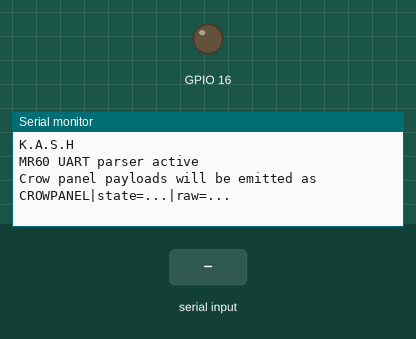
Recording of a program running on a simulated ESP32-C6. On the bench: output pins drawn as LEDs (lit = HIGH), the last lines printed to the serial monitor. The inputs (shaded band) are chosen by the test bench.

Above: at 1.2 s.
1.3 s: "90,45,200\n" received over the second serial link
At 2.4 s:
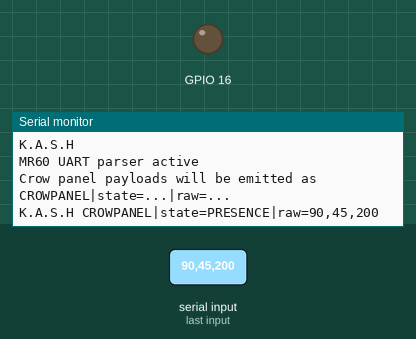
2.8 s: "90,45\n" received over the second serial link
At 3.5 s:
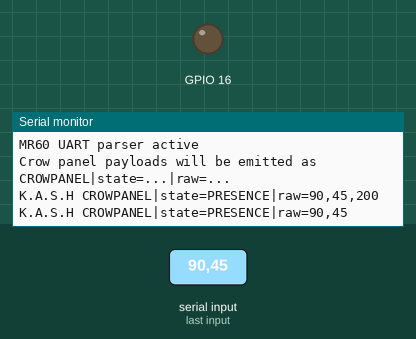
4.3 s: "0\n" received over the second serial link
At 5.8 s:
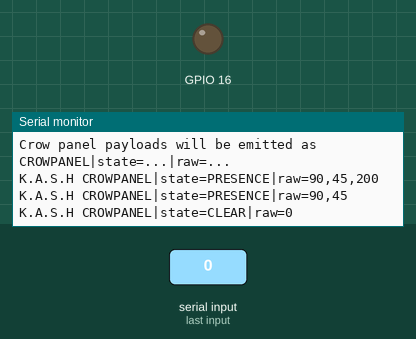

Measured:
- after the input at 1.3 s, the serial monitor: prints a new line at once (image 1)
- after the input at 2.8 s, the serial monitor: prints a new line at once (image 2)
- after the input at 4.3 s, the serial monitor: prints a new line at once (image 3)

The program:

main.cpp
```cpp
#include <Arduino.h>
#include <ctype.h>
#include <stdlib.h>

#define KASH_IDENTIFIER "K.A.S.H"
#ifndef RADAR_UART_RX_PIN
#define RADAR_UART_RX_PIN 16
#endif
#ifndef RADAR_UART_TX_PIN
#define RADAR_UART_TX_PIN 17
#endif
#ifndef RADAR_UART_BAUD
#define RADAR_UART_BAUD 9600
#endif
#ifndef CROWPANEL_UART_RX_PIN
#define CROWPANEL_UART_RX_PIN -1
#endif
#ifndef CROWPANEL_UART_TX_PIN
#define CROWPANEL_UART_TX_PIN -1
#endif
#ifndef CROWPANEL_UART_BAUD
#define CROWPANEL_UART_BAUD 115200
#endif

constexpr size_t kLineBufferSize = 96;
char lineBuffer[kLineBufferSize];
size_t lineLength = 0;

struct RadarReport {
  bool valid;
  bool hasTarget;
  int values[6];
  size_t valueCount;
};

void publishToCrowPanel(const RadarReport& report, const char* rawLine) {
  const bool present = report.hasTarget;
  char payload[kLineBufferSize + 64];
  snprintf(payload, sizeof(payload), "%s CROWPANEL|state=%s|raw=%s\n",
           KASH_IDENTIFIER,
           present ? "PRESENCE" : "CLEAR",
           rawLine ? rawLine : "");

  Serial.print(payload);

  if (CROWPANEL_UART_TX_PIN >= 0 && CROWPANEL_UART_RX_PIN >= 0) {
    static bool crowPanelSerialReady = false;
    if (!crowPanelSerialReady) {
      Serial2.begin(CROWPANEL_UART_BAUD, SERIAL_8N1, CROWPANEL_UART_RX_PIN, CROWPANEL_UART_TX_PIN);
      pinMode(CROWPANEL_UART_RX_PIN, INPUT);
      pinMode(CROWPANEL_UART_TX_PIN, OUTPUT);
      crowPanelSerialReady = true;
    }
    Serial2.print(payload);
  }
}

RadarReport parseLine(const char* line) {
  RadarReport report = {false, false, {0, 0, 0, 0, 0, 0}, 0};
  if (line == nullptr || *line == '\0') {
    return report;
  }

  char temp[kLineBufferSize];
  strlcpy(temp, line, sizeof(temp));

  char* token = strtok(temp, ",");
  if (token != nullptr && !isdigit(static_cast<unsigned char>(token[0])) && token[0] != '-' && token[0] != '+') {
    token = strtok(nullptr, ",");
  }

  while (token != nullptr && report.valueCount < 6) {
    report.values[report.valueCount++] = atoi(token);
    token = strtok(nullptr, ",");
  }

  if (report.valueCount == 0) {
    return report;
  }

  report.valid = true;
  report.hasTarget = false;
  for (size_t i = 0; i < report.valueCount; ++i) {
    if (report.values[i] > 0) {
      report.hasTarget = true;
      break;
    }
  }

  return report;
}

void resetLineBuffer() {
  lineLength = 0;
  lineBuffer[0] = '\0';
}

void setup() {
  Serial.begin(115200);
  Serial1.begin(RADAR_UART_BAUD, SERIAL_8N1, RADAR_UART_RX_PIN, RADAR_UART_TX_PIN);
  pinMode(RADAR_UART_RX_PIN, INPUT);
  pinMode(RADAR_UART_TX_PIN, OUTPUT);
  resetLineBuffer();
  Serial.println(KASH_IDENTIFIER);
  Serial.println("MR60 UART parser active");
  Serial.println("Crow panel payloads will be emitted as CROWPANEL|state=...|raw=...");
}

void loop() {
  while (Serial1.available()) {
    const char c = static_cast<char>(Serial1.read());

    if (c == '\n' || c == '\r') {
      if (lineLength > 0) {
        lineBuffer[lineLength] = '\0';
        const RadarReport report = parseLine(lineBuffer);
        if (report.valid) {
          publishToCrowPanel(report, lineBuffer);
        }
        resetLineBuffer();
      }
    } else if (lineLength < (kLineBufferSize - 1)) {
      lineBuffer[lineLength++] = c;
    } else {
      resetLineBuffer();
    }
  }

  delay(10);
}
```
